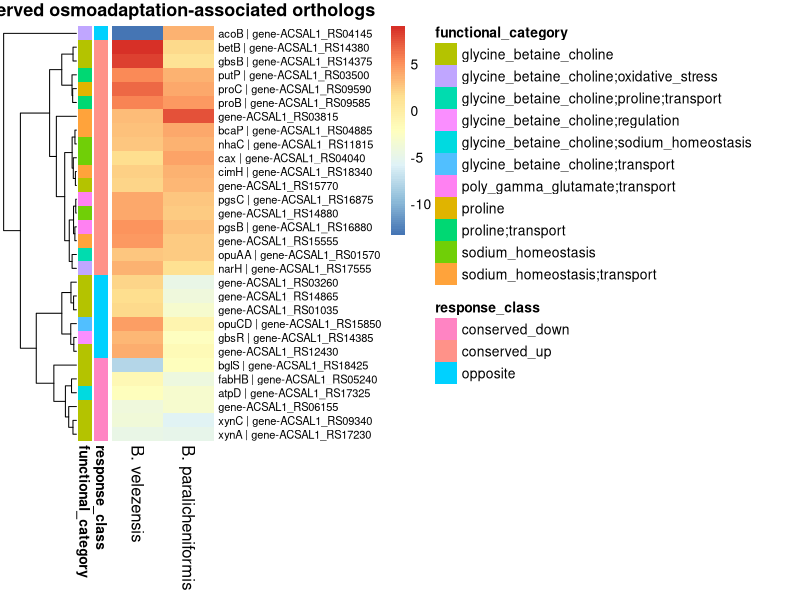
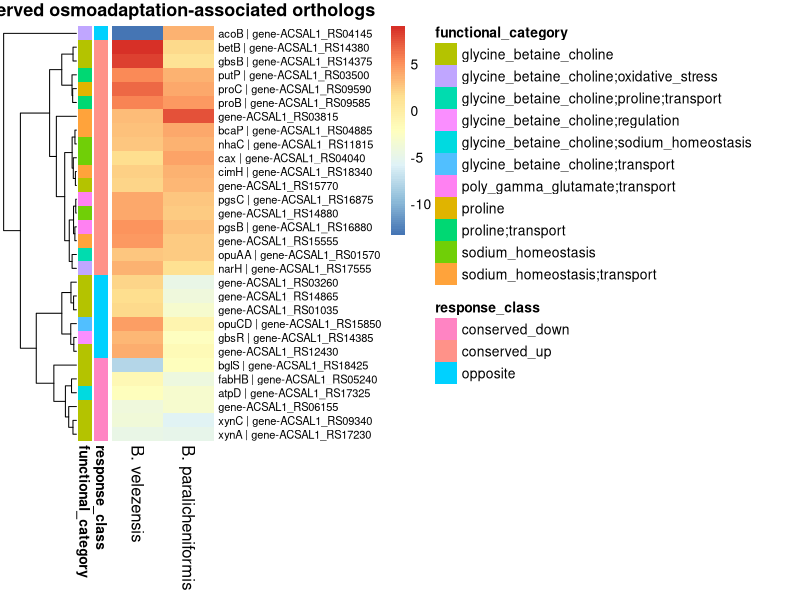

Recreate these plots in R, in order.
#!/usr/bin/env Rscript

suppressPackageStartupMessages({
  library(tidyverse)
  library(pheatmap)
})

dir.create("figures/osmoadaptation", recursive = TRUE, showWarnings = FALSE)
dir.create("results/osmoadaptation", recursive = TRUE, showWarnings = FALSE)

df <- read_tsv(
  "results/tables/Table3_Osmoadaptation_Candidates.tsv",
  show_col_types = FALSE
)

df <- df %>%
  distinct(ve_protein, pa_protein, .keep_all = TRUE) %>%
  mutate(
    combined_score = abs(ve_log2FC) + abs(pa_log2FC),
    gene_label = case_when(
      !is.na(ve_symbol) & ve_symbol != "" ~ paste0(ve_symbol, " | ", ve_gene),
      !is.na(pa_symbol) & pa_symbol != "" ~ paste0(pa_symbol, " | ", ve_gene),
      TRUE ~ ve_gene
    )
  )

top_df <- df %>%
  arrange(desc(combined_score)) %>%
  slice_head(n = 30)

write_tsv(
  top_df,
  "results/osmoadaptation/Osmoadaptation_Top30_for_Heatmap.tsv"
)

mat <- top_df %>%
  select(gene_label, ve_log2FC, pa_log2FC) %>%
  column_to_rownames("gene_label") %>%
  as.matrix()

colnames(mat) <- c("B. velezensis", "B. paralicheniformis")

annotation_row <- top_df %>%
  select(gene_label, response_class, functional_category) %>%
  column_to_rownames("gene_label") %>%
  as.data.frame()

png(
  "figures/osmoadaptation/Osmoadaptation_Heatmap_Top30.png",
  width = 2500,
  height = 3200,
  res = 300
)

pheatmap(
  mat,
  scale = "none",
  annotation_row = annotation_row,
  cluster_rows = TRUE,
  cluster_cols = FALSE,
  fontsize_row = 8,
  fontsize_col = 12,
  main = "Conserved osmoadaptation-associated orthologs",
  border_color = NA
)

dev.off()

pdf(
  "figures/osmoadaptation/Osmoadaptation_Heatmap_Top30.pdf",
  width = 9,
  height = 11
)

pheatmap(
  mat,
  scale = "none",
  annotation_row = annotation_row,
  cluster_rows = TRUE,
  cluster_cols = FALSE,
  fontsize_row = 8,
  fontsize_col = 12,
  main = "Conserved osmoadaptation-associated orthologs",
  border_color = NA
)

dev.off()

cat("\nGenerated:\n")
cat("figures/osmoadaptation/Osmoadaptation_Heatmap_Top30.png\n")
cat("figures/osmoadaptation/Osmoadaptation_Heatmap_Top30.pdf\n")
cat("results/osmoadaptation/Osmoadaptation_Top30_for_Heatmap.tsv\n")
